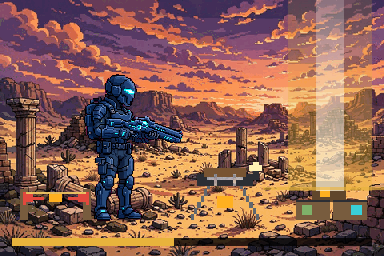
#> input picture docs/pixel-samples/extraction-surface.png, 384 x 256 px
$ python tile-extraction-board.py
#> lines starting #> are read from the running program, lines starting #| are printed output that depends on the picture
#!/usr/bin/env python3
"""Tile the extraction samples into one review board.

Inputs: docs/pixel-samples/extraction-surface.png,
extraction-deep.png, extraction-paused.png (from
scripts/render-overhaul-samples.ts — the golden baselines' twins)
and the three extraction set-piece sprites themselves.
Output: docs/pixel-samples/board-extraction.png — Surface Sweep
at work (signature beam over the crates), Deep Delve under its
indigo shade, the paused site idle-dark under its pennant, and
the set pieces at native scale. Review artifact for the
Extraction slice (0033); baselines are Claude-reviewed per
Michael's golden ruling.
"""

from pathlib import Path

from PIL import Image, ImageDraw

ROOT = Path(__file__).resolve().parent.parent
SAMPLES = ROOT / "docs" / "pixel-samples"
SPRITES = ROOT / "src" / "assets" / "pixel" / "sprites"

TILE_W = 384
TILE_H = 256
LABEL_H = 22
COLS = 2
ROWS = 2


def fit(img: Image.Image) -> Image.Image:
    scale = min(TILE_W / img.width, TILE_H / img.height)
    scaled = img.resize(
        (round(img.width * scale), round(img.height * scale)),
        Image.NEAREST,
    )
    tile = Image.new("RGB", (TILE_W, TILE_H), (12, 12, 16))
    tile.paste(scaled, ((TILE_W - scaled.width) // 2, (TILE_H - scaled.height) // 2))
    return tile


def setpiece_tile() -> Image.Image:
    tile = Image.new("RGB", (TILE_W, TILE_H), (12, 12, 16))
    draw = ImageDraw.Draw(tile)
    names = [
        ("set-extract-stakes.png", "claim stakes"),
        ("set-extract-rig.png", "sift rig"),
        ("set-extract-crates.png", "sorted crates"),
    ]
    x = 4
    for file, label in names:
        sprite = Image.open(SPRITES / file).convert("RGBA")
        scaled = sprite.resize((120, 75), Image.NEAREST)
        tile.paste(scaled, (x, 70), scaled)
        draw.text((x + 2, 155), label, fill=(220, 220, 230))
        x += 128
    return tile


def main() -> None:
    tiles = [
        (fit(Image.open(SAMPLES / "extraction-surface.png").convert("RGB")), "extraction-surface - work pose, signature beam on the crates"),
        (fit(Image.open(SAMPLES / "extraction-deep.png").convert("RGB")), "extraction-deep - delve shade, the rig works bigger"),
        (fit(Image.open(SAMPLES / "extraction-paused.png").convert("RGB")), "extraction-paused - idle-dark, pennant up, slot elsewhere"),
        (setpiece_tile(), "set pieces - stakes / rig / crates at native scale"),
    ]
#> in fit, `scale = min(TILE_W / img.width, TILE_H / img.height)`: scale = 1
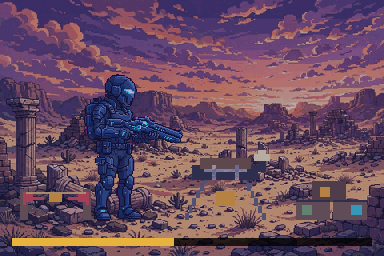
#> input picture docs/pixel-samples/extraction-deep.png, 384 x 256 px
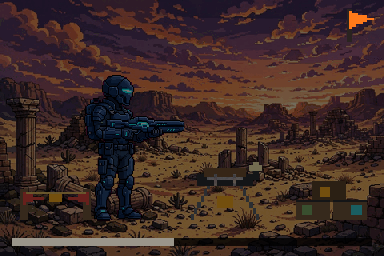
#> input picture docs/pixel-samples/extraction-paused.png, 384 x 256 px
    board = Image.new(
        "RGB",
        (COLS * TILE_W, ROWS * (TILE_H + LABEL_H)),
        (12, 12, 16),
    )
    draw = ImageDraw.Draw(board)
    for i, (tile, label) in enumerate(tiles):
        x = (i % COLS) * TILE_W
        y = (i // COLS) * (TILE_H + LABEL_H)
        board.paste(tile, (x, y))
        draw.text((x + 8, y + TILE_H + 5), label, fill=(220, 220, 230))
    board.save(SAMPLES / "board-extraction.png")
    print(f"wrote {SAMPLES / 'board-extraction.png'}")


if __name__ == "__main__":
#> (the run stopped early here; a loop or call above may not have finished)
